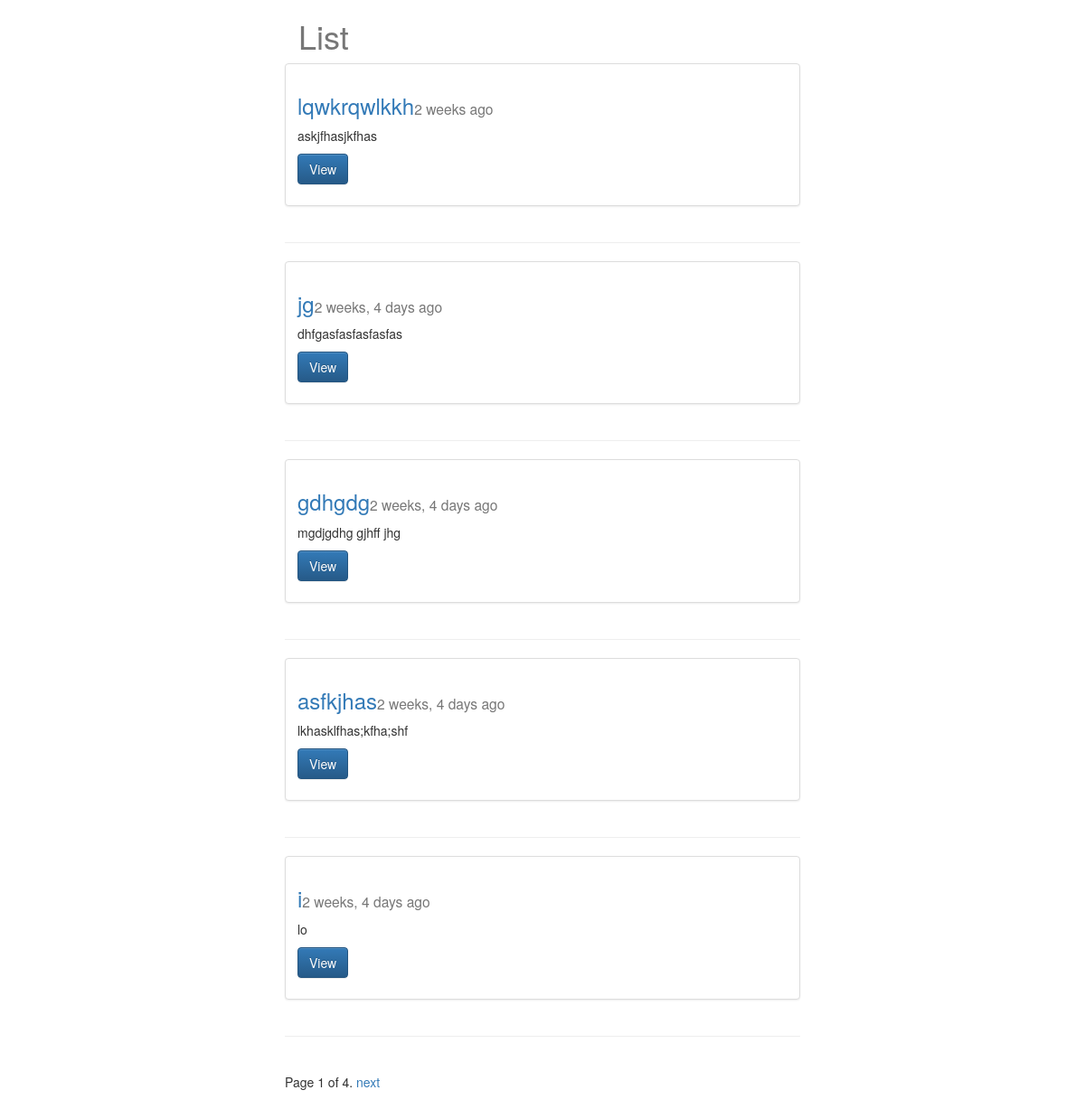
/posts/, run on the app's committed database.
### posts/models.py (models this page shows, shortened)
class Post(models.Model):
	title = models.CharField(max_length=120)
	image = models.FileField(null= True,blank=True)
	content = models.TextField()
	updated = models.DateTimeField(auto_now=True, auto_now_add=False)
	timestamp = models.DateTimeField(auto_now=False, auto_now_add=True)
	def get_absolute_url(self):
		return reverse("posts:detail", kwargs={"id":self.id})

### posts/views.py (the view)
def post_list(request):
	queryset_list=Post.objects.all().order_by("-timestamp")
	paginator = Paginator(queryset_list, 5) # Show 25 contacts per page
	page = request.GET.get('page')
	try:
	    queryset = paginator.page(page)
	except PageNotAnInteger:
	    queryset = paginator.page(1)
	except EmptyPage:
	    queryset = paginator.page(paginator.num_pages)
	context={
	"object_list":queryset,
	"title":"List"
	}
	return render(request,"post_list.html",context)

### templates/post_list.html (shortened to what this page needs)
{%extends "base.html"%}
{%block content%}
<div class ="col-sm-6 col-sm-offset-3">
<h1>{{title}}<br/></h1>
	<div class="row">
	{%for object in object_list%}
<div class="row">
	<div class="col-sm-12 " >
	    <div class="thumbnail">
	      <div class="caption">
	        <h3><a href='{{object.get_absolute_url}}'>{{object.title}}</a><small>{{object.timestamp|timesince}} ago</small></h3>
	        <p>{{object.content|linebreaks|truncatechars:120}}</p>
	        <p><a href="{{object.get_absolute_url}}" class="btn btn-primary" role="button">View</a></p>
	      </div>
	    </div>
	  </div>
</div>
<hr/>
	{% endfor%}
<div class="pagination">
    <span class="step-links">
        <span class="current">
            Page {{ object_list.number }} of {{ object_list.paginator.num_pages }}.
        </span>
        {% if object_list.has_next %}
            <a href="?page={{ object_list.next_page_number }}">next</a>
        {% endif %}
    </span>
</div>
</div>
{%endblock content%}

### templates/base.html (shortened to what this page needs)
{%load staticfiles %}
<html>
<head>
<link rel="stylesheet" href="https://maxcdn.bootstrapcdn.com/bootstrap/3.3.6/css/bootstrap.min.css">
<link rel="stylesheet" href="https://maxcdn.bootstrapcdn.com/bootstrap/3.3.6/css/bootstrap-theme.min.css">
<link rel='stylesheet' href={% static "css/base.css" %}/>
</head>
<body>
	<div class="container">
	{%block content%}{%endblock content%}
	</div>
</body>
</html>

### static/css/base.css (style rules this page uses)
h1 { color: #777777; }

### data on the page
Post: title "lqwkrqwlkkh", timestamp "2 weeks", content "askjfhasjkfhas"
Post: title "jg", timestamp "2 weeks, 4 days", content "dhfgasfasfasfasfas"
Post: title "gdhgdg", timestamp "2 weeks, 4 days", content "mgdjgdhg gjhff jhg"
Post: title "asfkjhas", timestamp "2 weeks, 4 days", content "lkhasklfhas;kfha;shf"
Post: title "i", timestamp "2 weeks, 4 days", content "lo"

### other printed values
{{ title }} "List"
{{ object_list.number }} "1"
{{ object_list.paginator.num_pages }} "4"
